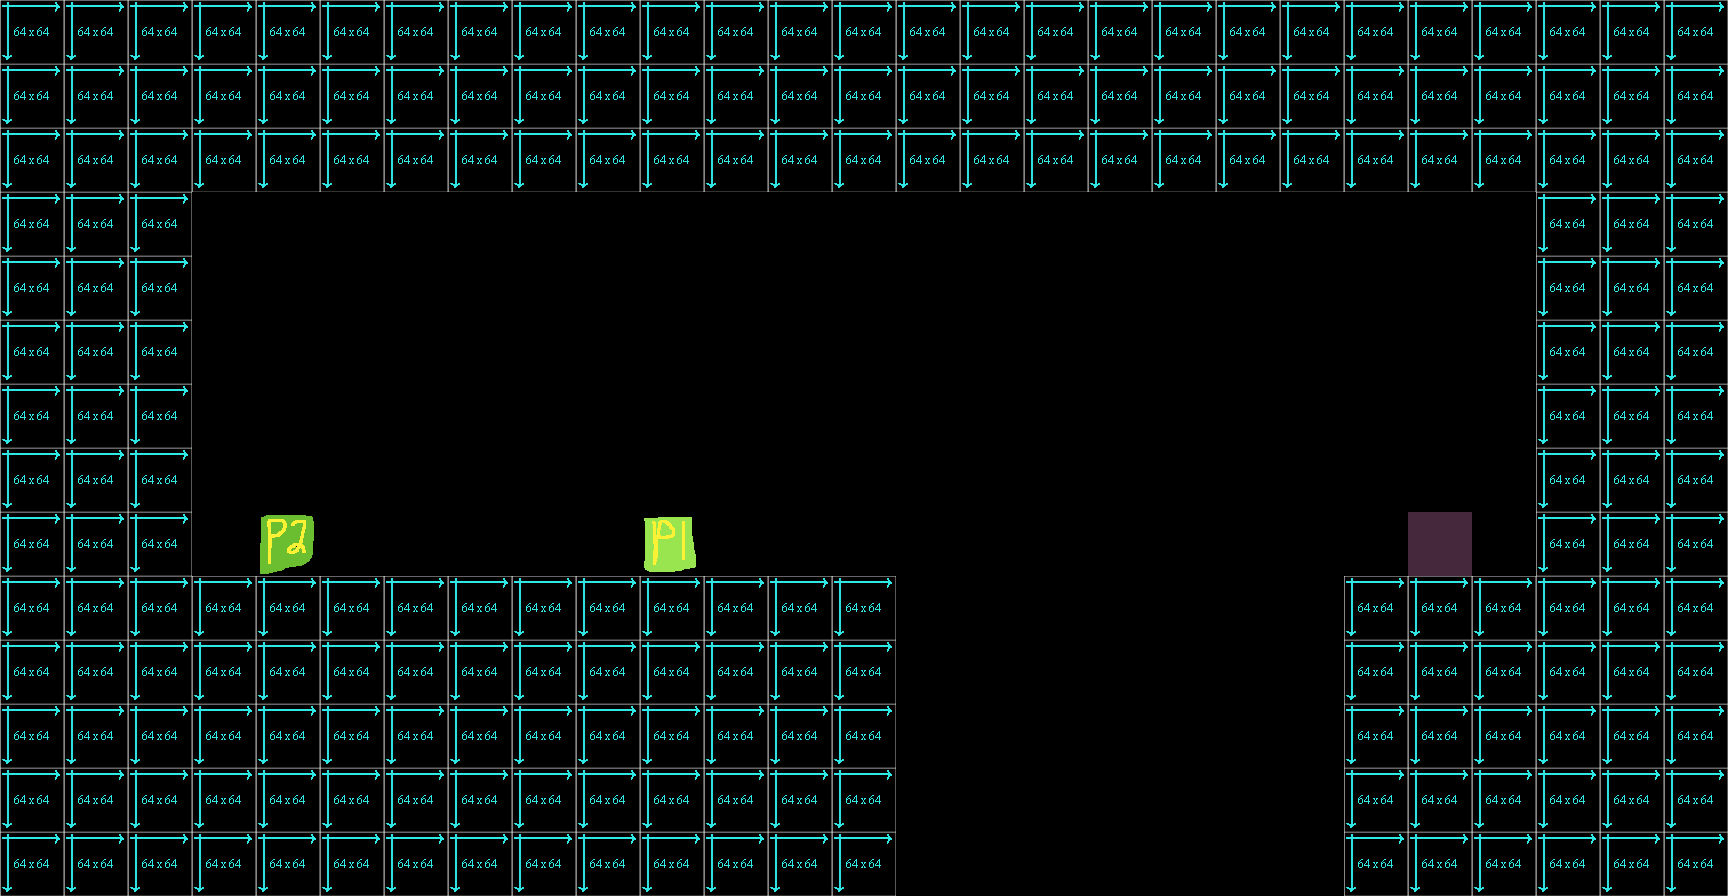

A level layout from a 2D game, rendered from its tile map. Below: a short description, then the map file with its tile-grid data intact:
An orthogonal 27x14 tile map with 64x64 px tiles, 2 tile layers (Tile Layer 1, Ingredients), 2 tilesets.

<map version="1.0" orientation="orthogonal" renderorder="right-down" width="27" height="14" tilewidth="64" tileheight="64" nextobjectid="1">
 <tileset firstgid="1" source="Tiles.tsx" />
 <tileset firstgid="51" source="Ingredients.tsx" />
 <layer name="Tile Layer 1" width="27" height="14">
  <data encoding="csv">
1,1,1,1,1,1,1,1,1,1,1,1,1,1,1,1,1,1,1,1,1,1,1,1,1,1,1,
1,1,1,1,1,1,1,1,1,1,1,1,1,1,1,1,1,1,1,1,1,1,1,1,1,1,1,
1,1,1,1,1,1,1,1,1,1,1,1,1,1,1,1,1,1,1,1,1,1,1,1,1,1,1,
1,1,1,0,0,0,0,0,0,0,0,0,0,0,0,0,0,0,0,0,0,0,0,0,1,1,1,
1,1,1,0,0,0,0,0,0,0,0,0,0,0,0,0,0,0,0,0,0,0,0,0,1,1,1,
1,1,1,0,0,0,0,0,0,0,0,0,0,0,0,0,0,0,0,0,0,0,0,0,1,1,1,
1,1,1,0,0,0,0,0,0,0,0,0,0,0,0,0,0,0,0,0,0,0,0,0,1,1,1,
1,1,1,0,0,0,0,0,0,0,0,0,0,0,0,0,0,0,0,0,0,0,0,0,1,1,1,
1,1,1,0,0,0,0,0,0,0,0,0,0,0,0,0,0,0,0,0,0,0,0,0,1,1,1,
1,1,1,1,1,1,1,1,1,1,1,1,1,1,0,0,0,0,0,0,0,1,1,1,1,1,1,
1,1,1,1,1,1,1,1,1,1,1,1,1,1,0,0,0,0,0,0,0,1,1,1,1,1,1,
1,1,1,1,1,1,1,1,1,1,1,1,1,1,0,0,0,0,0,0,0,1,1,1,1,1,1,
1,1,1,1,1,1,1,1,1,1,1,1,1,1,0,0,0,0,0,0,0,1,1,1,1,1,1,
1,1,1,1,1,1,1,1,1,1,1,1,1,1,0,0,0,0,0,0,0,1,1,1,1,1,1
</data>
 </layer>
 <layer name="Ingredients" width="27" height="14">
  <data encoding="csv">
0,0,0,0,0,0,0,0,0,0,0,0,0,0,0,0,0,0,0,0,0,0,0,0,0,0,0,
0,0,0,0,0,0,0,0,0,0,0,0,0,0,0,0,0,0,0,0,0,0,0,0,0,0,0,
0,0,0,0,0,0,0,0,0,0,0,0,0,0,0,0,0,0,0,0,0,0,0,0,0,0,0,
0,0,0,0,0,0,0,0,0,0,0,0,0,0,0,0,0,0,0,0,0,0,0,0,0,0,0,
0,0,0,0,0,0,0,0,0,0,0,0,0,0,0,0,0,0,0,0,0,0,0,0,0,0,0,
0,0,0,0,0,0,0,0,0,0,0,0,0,0,0,0,0,0,0,0,0,0,0,0,0,0,0,
0,0,0,0,0,0,0,0,0,0,0,0,0,0,0,0,0,0,0,0,0,0,0,0,0,0,0,
0,0,0,0,0,0,0,0,0,0,0,0,0,0,0,0,0,0,0,0,0,0,0,0,0,0,0,
0,0,0,0,58,0,0,0,0,0,57,0,0,0,0,0,0,0,0,0,0,0,61,0,0,0,0,
0,0,0,0,0,0,0,0,0,0,0,0,0,0,0,0,0,0,0,0,0,0,0,0,0,0,0,
0,0,0,0,0,0,0,0,0,0,0,0,0,0,0,0,0,0,0,0,0,0,0,0,0,0,0,
0,0,0,0,0,0,0,0,0,0,0,0,0,0,0,0,0,0,0,0,0,0,0,0,0,0,0,
0,0,0,0,0,0,0,0,0,0,0,0,0,0,0,0,0,0,0,0,0,0,0,0,0,0,0,
0,0,0,0,0,0,0,0,0,0,0,0,0,0,0,0,0,0,0,0,0,0,0,0,0,0,0
</data>
 </layer>
</map>